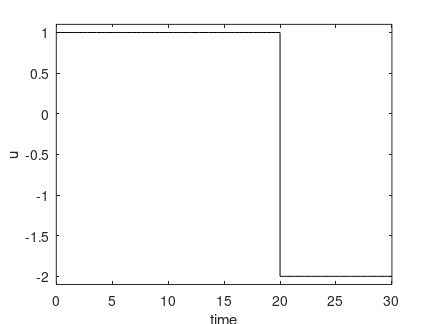
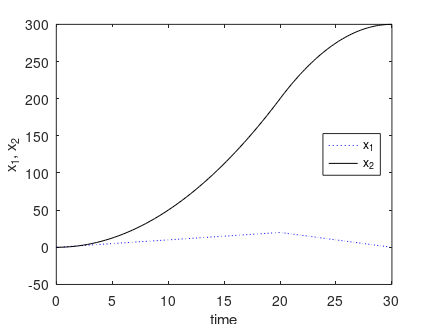

Write the MATLAB code that produced these figures, in order.
load optimprofiles tplot uplot xplot

% ploting
%..........................................................................
plot(tplot,uplot,'k')
title('')
xlabel('time')
ylabel('u')
set(gcf,'PaperUnits','centimeters')
set(gcf,'PaperPosition',[3 10 11 8.25])
aa=axis;
axis([aa(1:2) aa(3)-0.1 aa(4)+0.1])
print -depsc car_u.eps


figure
plot(tplot,xplot(:,1),'b:',tplot,xplot(:,2),'k-')
title('')
xlabel('time')
ylabel('x_1, x_2')
legend('x_1','x_2','Location','east')
set(gcf,'PaperUnits','centimeters')
set(gcf,'PaperPosition',[3 10 11 8.25])
print -depsc car_x.eps
%..........................................................................